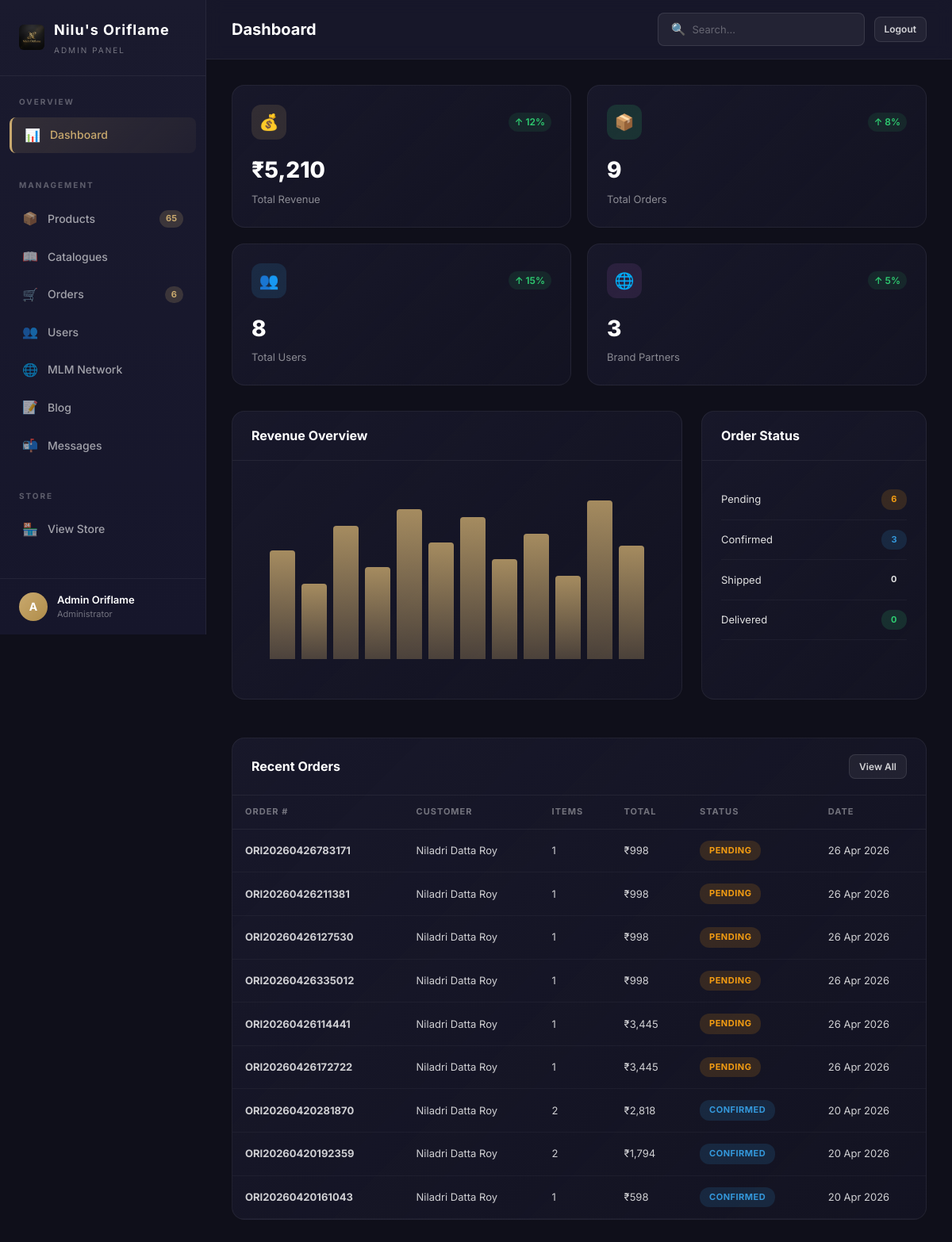
The page /oriflame-admin-panel-x9k2/ (signed in) on the database its author committed.
### models.py (models this page shows, shortened)
class User(UserMixin, db.Model):
    __tablename__ = 'users'
    id = db.Column(db.Integer, primary_key=True)
    email = db.Column(db.String(120), unique=True, nullable=False, index=True)
    password_hash = db.Column(db.String(256), nullable=False)
    first_name = db.Column(db.String(50), nullable=False)
    last_name = db.Column(db.String(50), nullable=False)
    phone = db.Column(db.String(15))
    avatar_url = db.Column(db.String(256))
    role = db.Column(db.String(20), nullable=False, default='customer')  # customer, partner, admin
    sponsor_id = db.Column(db.Integer, db.ForeignKey('users.id'), nullable=True)
    join_date = db.Column(db.DateTime, default=datetime.utcnow)
    is_active = db.Column(db.Boolean, default=True)
    total_sales = db.Column(db.Float, default=0.0)
    total_commission = db.Column(db.Float, default=0.0)
    sponsor = db.relationship('User', remote_side=[id], backref='downlines')
    addresses = db.relationship('Address', backref='user', lazy='dynamic', cascade='all, delete-orphan')
    orders = db.relationship('Order', backref='user', lazy='dynamic', cascade='all, delete-orphan')
    cart = db.relationship('Cart', backref='user', uselist=False, cascade='all, delete-orphan')
    wishlist_items = db.relationship('Wishlist', backref='user', lazy='dynamic', cascade='all, delete-orphan')
    commissions = db.relationship('MLMCommission', backref='user', lazy='dynamic', cascade='all, delete-orphan', foreign_keys='MLMCommission.user_id')
    @property
    def full_name(self):
        return f"{self.first_name} {self.last_name}"
    @property
    def is_admin(self):
        return self.role == 'admin'

class Order(db.Model):
    __tablename__ = 'orders'
    id = db.Column(db.Integer, primary_key=True)
    order_number = db.Column(db.String(20), unique=True, nullable=False)
    user_id = db.Column(db.Integer, db.ForeignKey('users.id'), nullable=False)
    subtotal = db.Column(db.Float, nullable=False)
    shipping_fee = db.Column(db.Float, default=0.0)
    discount = db.Column(db.Float, default=0.0)
    total = db.Column(db.Float, nullable=False)
    status = db.Column(db.String(20), default='pending')  # pending, confirmed, shipped, delivered, cancelled
    payment_method = db.Column(db.String(30))  # card, upi, cod, wallet
    payment_status = db.Column(db.String(20), default='pending')  # pending, paid, failed, refunded
    shipping_name = db.Column(db.String(100))
    shipping_phone = db.Column(db.String(15))
    shipping_address = db.Column(db.Text)
    shipping_city = db.Column(db.String(100))
    shipping_state = db.Column(db.String(100))
    shipping_pincode = db.Column(db.String(10))
    notes = db.Column(db.Text)
    created_at = db.Column(db.DateTime, default=datetime.utcnow)
    updated_at = db.Column(db.DateTime, default=datetime.utcnow, onupdate=datetime.utcnow)
    items = db.relationship('OrderItem', backref='order', lazy='dynamic', cascade='all, delete-orphan')
    transactions = db.relationship('Transaction', backref='order', lazy='dynamic', cascade='all, delete-orphan')
    commissions = db.relationship('MLMCommission', backref='order', lazy='dynamic', cascade='all, delete-orphan')

### app.py (the view)
@app.route('/oriflame-admin-panel-x9k2/')
@login_required
@admin_required
def admin_dashboard():
    total_revenue = db.session.query(db.func.sum(Order.total)).filter_by(payment_status='paid').filter(Order.status != 'cancelled').scalar() or 0
    total_orders = Order.query.filter(Order.status != 'cancelled').count()
    total_users = User.query.count()
    total_partners = User.query.filter_by(role='partner').count()
    pending_count = Order.query.filter_by(status='pending').count()
    confirmed_count = Order.query.filter_by(status='confirmed').count()
    shipped_count = Order.query.filter_by(status='shipped').count()
    delivered_count = Order.query.filter_by(status='delivered').count()
    recent_orders = Order.query.order_by(Order.created_at.desc()).limit(10).all()
    return render_template('admin/dashboard.html',
                           total_revenue=total_revenue,
                           total_orders=total_orders,
                           total_users=total_users,
                           total_partners=total_partners,
                           pending_count=pending_count,
                           confirmed_count=confirmed_count,
                           shipped_count=shipped_count,
                           delivered_count=delivered_count,
                           recent_orders=recent_orders)

### app.py (called while the page is built)
@login_manager.user_loader
def load_user(user_id):
    return User.query.get(int(user_id))

@app.context_processor
def inject_globals():
    categories = Category.query.filter_by(is_active=True).order_by(Category.display_order).all()
    cart_count = 0
    wishlist_count = 0
    product_count = 0
    pending_orders = 0
    if current_user.is_authenticated:
        if current_user.cart:
            cart_count = current_user.cart.item_count
        wishlist_count = Wishlist.query.filter_by(user_id=current_user.id).count()
        if current_user.is_admin:
            product_count = Product.query.count()
            pending_orders = Order.query.filter_by(status='pending').count()
    return dict(
        categories=categories,
        cart_count=cart_count,
        wishlist_count=wishlist_count,
        product_count=product_count,
        pending_orders=pending_orders
    )

def admin_required(f):
    @wraps(f)
    def decorated_function(*args, **kwargs):
        if not current_user.is_authenticated or not current_user.is_admin:
            abort(404)  # Return 404 to hide admin panel existence
        return f(*args, **kwargs)
    return decorated_function

### models.py (called while the page is built)
    @property
    def item_count(self):
        return sum(item.quantity for item in self.items)

### templates/admin/dashboard.html (shortened to what this page needs)
{% extends "admin/admin_base.html" %}
{% block page_title %}Dashboard{% endblock %}
{% block admin_content %}
<div class="admin-stats-grid">
  <div class="admin-stat-card">
    <div class="admin-stat-card-header">
      <div class="admin-stat-icon gold">💰</div>
      <span class="admin-stat-change up">↑ 12%</span>
    </div>
    <div class="admin-stat-value">₹{{ "{:,.0f}".format(total_revenue) }}</div>
    <div class="admin-stat-label">Total Revenue</div>
  </div>
  <div class="admin-stat-card">
    <div class="admin-stat-card-header">
      <div class="admin-stat-icon green">📦</div>
      <span class="admin-stat-change up">↑ 8%</span>
    </div>
    <div class="admin-stat-value">{{ total_orders }}</div>
    <div class="admin-stat-label">Total Orders</div>
  </div>
  <div class="admin-stat-card">
    <div class="admin-stat-card-header">
      <div class="admin-stat-icon blue">👥</div>
      <span class="admin-stat-change up">↑ 15%</span>
    </div>
    <div class="admin-stat-value">{{ total_users }}</div>
    <div class="admin-stat-label">Total Users</div>
  </div>
  <div class="admin-stat-card">
    <div class="admin-stat-card-header">
      <div class="admin-stat-icon purple">🌐</div>
      <span class="admin-stat-change up">↑ 5%</span>
    </div>
    <div class="admin-stat-value">{{ total_partners }}</div>
    <div class="admin-stat-label">Brand Partners</div>
  </div>
</div>
<div style="display: grid; grid-template-columns: 2fr 1fr; gap: 24px; margin-bottom: 24px;">
  <div class="admin-card">
    <div class="admin-card-header">
      <h3>Revenue Overview</h3>
    </div>
    <div class="admin-chart-container">
      <div class="admin-chart-bars"></div>
    </div>
  </div>
  <div class="admin-card">
    <div class="admin-card-header">
      <h3>Order Status</h3>
    </div>
    <div class="admin-card-body">
      {% set statuses = [('Pending', pending_count, 'warning'), ('Confirmed', confirmed_count, 'info'), ('Shipped', shipped_count, 'purple'), ('Delivered', delivered_count, 'success')] %}
      {% for label, count, color in statuses %}
      <div style="display: flex; align-items: center; justify-content: space-between; padding: 12px 0; border-bottom: 1px solid rgba(255,255,255,0.04);">
        <span style="font-size: 13px;">{{ label }}</span>
        <span class="admin-badge {{ color }}">{{ count }}</span>
      </div>
      {% endfor %}
    </div>
  </div>
</div>
<div class="admin-card">
  <div class="admin-card-header">
    <h3>Recent Orders</h3>
    <a href="/oriflame-admin-panel-x9k2/orders" class="admin-btn admin-btn-secondary admin-btn-sm">View All</a>
  </div>
  <table class="admin-table">
    <thead>
      <tr>
        <th>Order #</th>
        <th>Customer</th>
        <th>Items</th>
        <th>Total</th>
        <th>Status</th>
        <th>Date</th>
      </tr>
    </thead>
    <tbody>
      {% for order in recent_orders %}
      <tr>
        <td><strong>{{ order.order_number }}</strong></td>
        <td>{{ order.user.full_name }}</td>
        <td>{{ order.items.count() }}</td>
        <td>₹{{ "{:,.0f}".format(order.total) }}</td>
        <td><span class="admin-badge {% if order.status == 'delivered' %}success{% elif order.status == 'pending' %}warning{% elif order.status == 'shipped' %}info{% else %}info{% endif %}">{{ order.status }}</span></td>
        <td>{{ order.created_at.strftime('%d %b %Y') }}</td>
      </tr>
      {% endfor %}
    </tbody>
  </table>
</div>
{% endblock %}

### templates/admin/admin_base.html (shortened to what this page needs)
<!DOCTYPE html>
<html lang="en">
<head>
  <link rel="stylesheet" href="/static/css/main.css">
  <link rel="stylesheet" href="/static/css/admin.css">
</head>
<body>
  <div class="admin-layout">
    <aside class="admin-sidebar">
      <div class="admin-sidebar-header">
        <div class="admin-logo">
          <img src="/static/images/logo.png" alt="Logo" style="height: 32px; border-radius: 6px;">
          <div>
            Nilu's Oriflame
            <small>Admin Panel</small>
          </div>
        </div>
      </div>
      <nav class="admin-nav">
        <div class="admin-nav-section">
          <div class="admin-nav-section-title">Overview</div>
          <a href="/oriflame-admin-panel-x9k2/" class="admin-nav-link {% if request.path == '/oriflame-admin-panel-x9k2/' %}active{% endif %}">
            <span class="nav-icon">📊</span> Dashboard
          </a>
        </div>
        <div class="admin-nav-section">
          <div class="admin-nav-section-title">Management</div>
          <a href="/oriflame-admin-panel-x9k2/products" class="admin-nav-link {% if 'products' in request.path %}active{% endif %}">
            <span class="nav-icon">📦</span> Products
            <span class="nav-badge">{{ product_count or '' }}</span>
          </a>
          <a href="/oriflame-admin-panel-x9k2/catalogues" class="admin-nav-link {% if 'catalogues' in request.path %}active{% endif %}">
            <span class="nav-icon">📖</span> Catalogues
          </a>
          <a href="/oriflame-admin-panel-x9k2/orders" class="admin-nav-link {% if 'orders' in request.path %}active{% endif %}">
            <span class="nav-icon">🛒</span> Orders
            <span class="nav-badge">{{ pending_orders or '' }}</span>
          </a>
          <a href="/oriflame-admin-panel-x9k2/users" class="admin-nav-link {% if 'users' in request.path %}active{% endif %}">
            <span class="nav-icon">👥</span> Users
          </a>
          <a href="/oriflame-admin-panel-x9k2/mlm" class="admin-nav-link {% if 'mlm' in request.path %}active{% endif %}">
            <span class="nav-icon">🌐</span> MLM Network
          </a>
          <a href="/oriflame-admin-panel-x9k2/blog" class="admin-nav-link {% if 'blog' in request.path %}active{% endif %}">
            <span class="nav-icon">📝</span> Blog
          </a>
          <a href="/oriflame-admin-panel-x9k2/messages" class="admin-nav-link {% if 'messages' in request.path %}active{% endif %}">
            <span class="nav-icon">📬</span> Messages
          </a>
        </div>
        <div class="admin-nav-section">
          <div class="admin-nav-section-title">Store</div>
          <a href="/" class="admin-nav-link" target="_blank">
            <span class="nav-icon">🏪</span> View Store
          </a>
        </div>
      </nav>
      <div class="admin-sidebar-footer">
        <div class="admin-user-info">
          <div class="admin-user-avatar">{{ current_user.first_name[0] }}</div>
          <div>
            <div class="admin-user-name">{{ current_user.full_name }}</div>
            <div class="admin-user-role">Administrator</div>
          </div>
        </div>
      </div>
    </aside>
    <main class="admin-main">
      <div class="admin-topbar">
        <h2>{% block page_title %}Dashboard{% endblock %}</h2>
        <div class="admin-topbar-actions">
          <div class="admin-search">
            <span>🔍</span>
            <input type="text" placeholder="Search...">
          </div>
          <a href="/logout" class="admin-btn admin-btn-secondary admin-btn-sm">Logout</a>
        </div>
      </div>
      <div class="admin-content">
        {% block admin_content %}{% endblock %}
      </div>
    </main>
  </div>
</body>
</html>

### static/css/main.css (style rules this page uses)
:root { --color-primary: #2b2b2b; --color-primary-light: #444444; --color-primary-dark: #1a1a1a; --color-accent: #d32f2f; --color-accent-light: #e0e0e0; --color-accent-dark: #9a0007; --color-accent-glow: rgba(211, 47, 47, 0.3); --color-white: #ffffff; --color-bg: #faf9f7; --color-bg-alt: #f3f1ed; --color-bg-card: #ffffff; --color-border: #e8e5df; --color-border-light: #f0eee9; --color-text: #1a1a2e; --color-text-secondary: #6b6b7b; --color-text-muted: #9e9eae; --color-success: #2ecc71; --color-success-bg: #eafaf1; --color-warning: #f39c12; --color-warning-bg: #fef9e7; --color-danger: #e74c3c; --color-danger-bg: #fdedec; --color-info: #3498db; --color-info-bg: #ebf5fb; --font-body: 'Inter', -apple-system, BlinkMacSystemFont, sans-serif; --font-heading: 'Playfair Display', Georgia, serif; --font-size-xs: 0.7rem; --font-size-sm: 0.8rem; --font-size-base: 0.9375rem; --font-size-md: 1.05rem; --font-size-lg: 1.15rem; --font-size-xl: 1.4rem; --font-size-2xl: 1.85rem; --font-size-3xl: 2.3rem; --font-size-4xl: 3rem; --space-xs: 0.2rem; --space-sm: 0.4rem; --space-md: 0.85rem; --space-lg: 1.25rem; --space-xl: 1.75rem; --space-2xl: 2.5rem; --space-3xl: 3.5rem; --space-4xl: 5rem; --container-max: 1200px; --container-wide: 1360px; --header-height: 64px; --sidebar-width: 280px; --radius-sm: 6px; --radius-md: 10px; --radius-lg: 16px; --radius-xl: 24px; --radius-full: 9999px; --shadow-xs: 0 1px 2px rgba(0, 0, 0, 0.04); --shadow-sm: 0 2px 8px rgba(0, 0, 0, 0.06); --shadow-md: 0 4px 16px rgba(0, 0, 0, 0.08); --shadow-lg: 0 8px 32px rgba(0, 0, 0, 0.1); --shadow-xl: 0 16px 48px rgba(0, 0, 0, 0.12); --shadow-accent: 0 4px 20px rgba(201, 169, 110, 0.25); --transition-fast: 150ms ease; --transition-base: 250ms ease; --transition-slow: 400ms ease; --transition-spring: 400ms cubic-bezier(0.34, 1.56, 0.64, 1); --z-dropdown: 100; --z-sticky: 200; --z-overlay: 300; --z-modal: 400; --z-toast: 500; }
*, *::before, *::after { box-sizing: border-box; margin: 0; padding: 0; }
html { scroll-behavior: smooth; -webkit-font-smoothing: antialiased; -moz-osx-font-smoothing: grayscale; }
body { font-family: var(--font-body); font-size: var(--font-size-base); color: var(--color-text); background-color: var(--color-bg); line-height: 1.6; overflow-x: hidden; }
h1, h2, h3, h4, h5, h6 { font-family: var(--font-heading); font-weight: 600; line-height: 1.3; color: var(--color-primary); }
h2 { font-size: var(--font-size-3xl); }
h3 { font-size: var(--font-size-2xl); }
a { color: var(--color-accent-dark); text-decoration: none; transition: color var(--transition-fast); }
img { max-width: 100%; height: auto; display: block; }
button, input, select, textarea { font-family: inherit; font-size: inherit; border: none; outline: none; }

### rows shown on the page
User: first_name "A", full_name "Admin Oriflame"
Order: label "Pending", id "6", order_number "ORI20260426335012", user.full_name "Niladri Datta Roy", items.count "1", total "998", status "PENDING", created_at "26 Apr 2026"
Order: status "Confirmed", id "3", order_number "ORI20260420281870", user.full_name "Niladri Datta Roy", items.count "2", total "2,818", status "CONFIRMED", created_at "20 Apr 2026"
Order: order_number "ORI20260426783171", user.full_name "Niladri Datta Roy", items.count "1", total "998", status "PENDING", created_at "26 Apr 2026"
Order: order_number "ORI20260426211381", user.full_name "Niladri Datta Roy", items.count "1", total "998", status "PENDING", created_at "26 Apr 2026"
Order: order_number "ORI20260426127530", user.full_name "Niladri Datta Roy", items.count "1", total "998", status "PENDING", created_at "26 Apr 2026"
Order: order_number "ORI20260426114441", user.full_name "Niladri Datta Roy", items.count "1", total "3,445", status "PENDING", created_at "26 Apr 2026"
Order: order_number "ORI20260426172722", user.full_name "Niladri Datta Roy", items.count "1", total "3,445", status "PENDING", created_at "26 Apr 2026"
Order: order_number "ORI20260420192359", user.full_name "Niladri Datta Roy", items.count "2", total "1,794", status "CONFIRMED", created_at "20 Apr 2026"
Order: order_number "ORI20260420161043", user.full_name "Niladri Datta Roy", items.count "1", total "598", status "CONFIRMED", created_at "20 Apr 2026"

### other values the page prints
{{ product_count or '' }} "65"
{{ pending_orders or '' }} "6"
{{ "{:,.0f}".format(total_revenue) }} "5,210"
{{ total_orders }} "9"
{{ total_users }} "8"
{{ total_partners }} "3"
{{ label }} "Shipped" "Delivered"
{{ count }} "0" "0"
